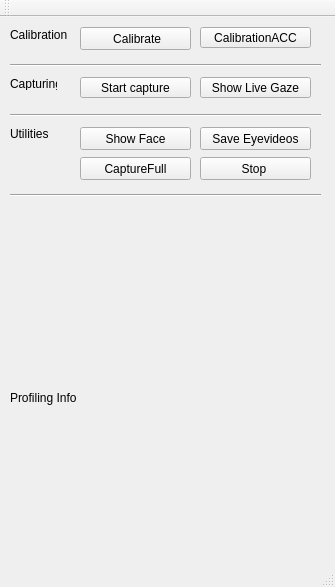
<?xml version="1.0" encoding="UTF-8"?>
<ui version="4.0">
 <class>GoalkeeperAnalysisClass</class>
 <widget class="QMainWindow" name="GoalkeeperAnalysisClass">
  <property name="geometry">
   <rect>
    <x>0</x>
    <y>0</y>
    <width>335</width>
    <height>587</height>
   </rect>
  </property>
  <property name="windowTitle">
   <string>GoalkeeperAnalysis</string>
  </property>
  <widget class="QWidget" name="centralWidget">
   <widget class="QPushButton" name="startCaptureButton">
    <property name="geometry">
     <rect>
      <x>80</x>
      <y>60</y>
      <width>111</width>
      <height>21</height>
     </rect>
    </property>
    <property name="text">
     <string>Start capture</string>
    </property>
   </widget>
   <widget class="QPushButton" name="stopCaptureButton">
    <property name="geometry">
     <rect>
      <x>200</x>
      <y>140</y>
      <width>111</width>
      <height>23</height>
     </rect>
    </property>
    <property name="text">
     <string>Stop </string>
    </property>
   </widget>
   <widget class="QPushButton" name="showPlaybackButton">
    <property name="geometry">
     <rect>
      <x>200</x>
      <y>60</y>
      <width>111</width>
      <height>21</height>
     </rect>
    </property>
    <property name="text">
     <string>Show Live Gaze</string>
    </property>
   </widget>
   <widget class="QPushButton" name="startCalibrationButton">
    <property name="geometry">
     <rect>
      <x>80</x>
      <y>10</y>
      <width>111</width>
      <height>23</height>
     </rect>
    </property>
    <property name="text">
     <string> Calibrate</string>
    </property>
   </widget>
   <widget class="QPushButton" name="getTestGaze">
    <property name="geometry">
     <rect>
      <x>80</x>
      <y>110</y>
      <width>111</width>
      <height>23</height>
     </rect>
    </property>
    <property name="text">
     <string>Show Face</string>
    </property>
   </widget>
   <widget class="QLabel" name="label_2">
    <property name="geometry">
     <rect>
      <x>10</x>
      <y>10</y>
      <width>71</width>
      <height>16</height>
     </rect>
    </property>
    <property name="text">
     <string>Calibration</string>
    </property>
   </widget>
   <widget class="Line" name="line">
    <property name="geometry">
     <rect>
      <x>10</x>
      <y>40</y>
      <width>311</width>
      <height>16</height>
     </rect>
    </property>
    <property name="orientation">
     <enum>Qt::Horizontal</enum>
    </property>
   </widget>
   <widget class="QLabel" name="label_3">
    <property name="geometry">
     <rect>
      <x>10</x>
      <y>60</y>
      <width>47</width>
      <height>13</height>
     </rect>
    </property>
    <property name="text">
     <string>Capturing</string>
    </property>
   </widget>
   <widget class="Line" name="line_2">
    <property name="geometry">
     <rect>
      <x>10</x>
      <y>90</y>
      <width>311</width>
      <height>16</height>
     </rect>
    </property>
    <property name="orientation">
     <enum>Qt::Horizontal</enum>
    </property>
   </widget>
   <widget class="Line" name="line_3">
    <property name="geometry">
     <rect>
      <x>10</x>
      <y>170</y>
      <width>311</width>
      <height>16</height>
     </rect>
    </property>
    <property name="orientation">
     <enum>Qt::Horizontal</enum>
    </property>
   </widget>
   <widget class="QPushButton" name="saveEyeImages">
    <property name="geometry">
     <rect>
      <x>200</x>
      <y>110</y>
      <width>111</width>
      <height>23</height>
     </rect>
    </property>
    <property name="text">
     <string>Save Eyevideos</string>
    </property>
   </widget>
   <widget class="QPushButton" name="captureFullimage">
    <property name="geometry">
     <rect>
      <x>80</x>
      <y>140</y>
      <width>111</width>
      <height>23</height>
     </rect>
    </property>
    <property name="text">
     <string>CaptureFull</string>
    </property>
   </widget>
   <widget class="QPushButton" name="calibrationEvaluation">
    <property name="geometry">
     <rect>
      <x>200</x>
      <y>10</y>
      <width>111</width>
      <height>21</height>
     </rect>
    </property>
    <property name="text">
     <string>CalibrationACC</string>
    </property>
   </widget>
   <widget class="QLabel" name="profilingLabel">
    <property name="geometry">
     <rect>
      <x>10</x>
      <y>220</y>
      <width>301</width>
      <height>321</height>
     </rect>
    </property>
    <property name="text">
     <string>Profiling Info</string>
    </property>
   </widget>
   <widget class="QLabel" name="label_4">
    <property name="geometry">
     <rect>
      <x>10</x>
      <y>110</y>
      <width>47</width>
      <height>13</height>
     </rect>
    </property>
    <property name="text">
     <string>Utilities</string>
    </property>
   </widget>
  </widget>
  <widget class="QMenuBar" name="menuBar">
   <property name="geometry">
    <rect>
     <x>0</x>
     <y>0</y>
     <width>335</width>
     <height>21</height>
    </rect>
   </property>
  </widget>
  <widget class="QToolBar" name="mainToolBar">
   <attribute name="toolBarArea">
    <enum>TopToolBarArea</enum>
   </attribute>
   <attribute name="toolBarBreak">
    <bool>false</bool>
   </attribute>
  </widget>
  <widget class="QStatusBar" name="statusBar"/>
 </widget>
 <layoutdefault spacing="6" margin="11"/>
 <resources>
  <include location="GoalkeeperAnalysis.qrc"/>
 </resources>
 <connections/>
</ui>
